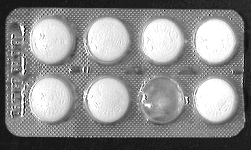
#> input picture figures/astablet.tif, 251 x 150 px, found by its file name
$ jupyter execute --allow-errors DemoPhaseCorrelation.ipynb   (shell and % lines are left out)
#> lines starting #> are read from the running program, lines starting #| are printed output that depends on the picture
# Demo Phase Correlation

Illustrate using Phase Correlation to estimate rotation and translation between images.

## Description

In this lesson we explain how to use Phase Correlation to
estimate the angle of rotation and the translation between 2D
images.

Converting an image from Cartesian to Polar coordinates

It converts a plane from coordinates $(x,y)$ to
$(\theta,r)$, with $x = r \cos \theta$ and $y = r \sin \theta$.
Notice that the domain in polar coordinates must be
informed explicitaly and will influence in the angle resolution.

[cell 1]
import numpy as np
import sys,os
ea979path = os.path.abspath('../../')
if ea979path not in sys.path:
    sys.path.append(ea979path)
import ea979.src as ia

import matplotlib.image as mpimg

[cell 2]
#f = ia.normalize(ia.gaussian((151,151), [[75],[75]], [[800,0],[0,800]]), [0,200]).astype(uint8)

f = mpimg.imread("../data/astablet.tif")
#> f is the input picture: shape (150, 251); min 0, max 255, mean 140
H,W = f.shape
#> H = 150; W = 251
f = f[:,H//2:H//2+H]
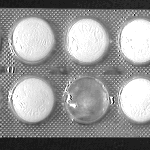
#> f: shape (150, 150); min 0, max 255, mean 148.7
#ia.adshow(ia.isolines(f,10,3), "Image in cartesian coordinates")
#> (the rest of this cell did not finish here and is left out)

[cell 3]
f1 = f
f2 = f.T[:,::-1]
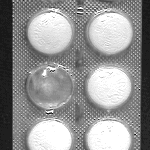
#> f2: shape (150, 150); min 0, max 255, mean 148.7
#> (the rest of this cell did not finish here and is left out)
